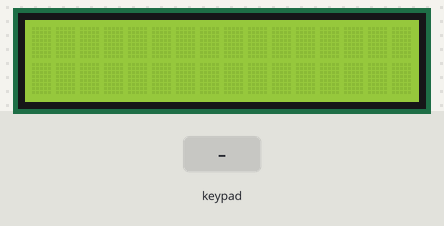
A sketch run on a simulated Arduino Uno, built with avr-gcc and run on an emulated ATmega328P. On the bench: 16×2 character LCD. Inputs (shaded band) come from the test bench. What the sketch prints to the serial monitor is not drawn.

Above: at 1.2 s.
1.3 s: keypad keys 7 + 5 = pressed 0.4 s apart
At 3.2 s:
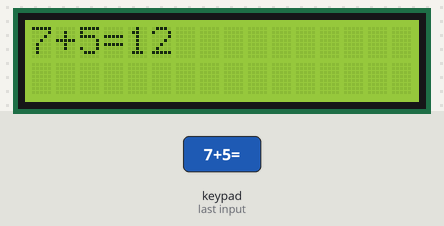
4.4 s: key '*' pressed
At 4.8 s:
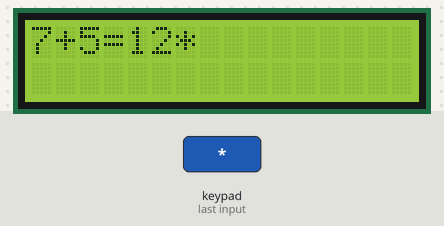
5.9 s: keypad keys 6 * 7 = pressed 0.4 s apart
At 7.9 s:
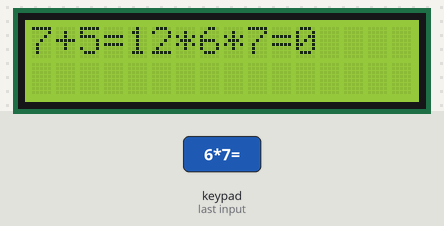
9.0 s: key '/' pressed
10.5 s: keypad keys 8 / 2 = pressed 0.4 s apart
At 12.2 s:
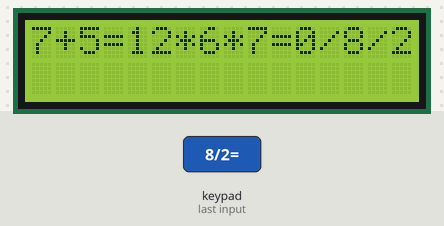
13.6 s: keypad keys 5 4 3 2 * pressed 0.4 s apart
At 16.6 s:
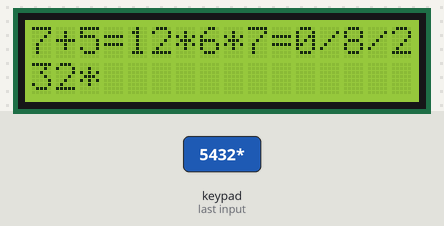
Timing chart, 0 to 18.1 s (numbered marks = the images above; inputs shaded):
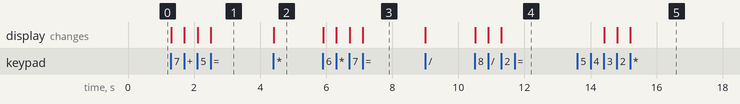

The sketch:

LCDKeypadCalculator.ino
```cpp
#include <Wire.h>
#include <LiquidCrystal_I2C.h>
#include <Key.h>
#include <Keypad.h>

int lcdposition = 0;
String operation = "";
String operation1 = "";
String operation2= "";

//rows and clumns
const byte ROWS = 4;
const byte COLS = 4;

char hexaKeys[ROWS][COLS] = {
  {'1', '2', '3', '+'},
  {'4', '5', '6', '-'},
  {'7', '8', '9', '*'},
  {'C', '0', '=', '/'}
};

byte rowPins[ROWS] = {5, 4, 3, 2};
byte colPins[COLS] = {9, 8, 7, 6};

Keypad customKeypad = Keypad(makeKeymap(hexaKeys), rowPins, colPins, ROWS, COLS);

LiquidCrystal_I2C lcd (0x27, 16, 2);


void setup() {
  // put your setup code here, to run once:
  Serial.begin(9600);
  Wire.begin();
  lcd.begin(16,2);
  lcd.clear();
  lcd.setCursor(0,0);
  lcd.backlight();
}

void loop() {
  // put your main code here, to run repeatedly:
  char custom = customKeypad.getKey();

  if(isIn(custom)) {
    printer(custom);
  }
}

void printer(char num) {
  if(num == 'C') {
    lcd.clear();
    lcd.setCursor(0,0);
    lcdposition = 0;
    operation = "";
    return;
  }
  if(lcdposition == 0) {
    lcd.setCursor(0,0);
    lcd.print(num);
    lcdposition++;
  }else if(lcdposition < 16){
    lcd.print(num);
    lcdposition++;
  } else if(lcdposition == 16) {
    lcd.setCursor(0,1);
    lcd.print(num);
    lcdposition++;
  } else if(lcdposition < 31) {
    lcd.print(num);
    lcdposition++;
  } else if(lcdposition == 31) {
    lcd.print(num);
    lcd.setCursor(0,0);
    lcdposition = 0;
  }
  if(num == '=') {
    int x = doMath(operation);
    lcd.print(x);
    operation = "";
  }
  operation+=num;
  Serial.println(operation);
}

bool isIn(char num) {
  for(int i =0; i < 4; i++) {
    for(int j=0; j<4 ;j++) {
      if(hexaKeys[i][j] == num) {
        return true;
      }
    }
  }
  return false;
}

int doMath(String exp) {
  int last = 0;
  int result = 0;
  char sign = 'x';
  for(int i = 0; i<exp.length(); i++) {
    char l = exp.charAt(i);

    if( ( l == '+' || l == '-' || l == '*' || l == '/') && last ==0 ) {
      result = exp.substring(last, i).toInt();
      last = i+1;
      sign = l;
    } else if(l == '+' || l == '-' || l == '*' || l == '/') {
      if(sign == '+' ) {
        result += exp.substring(last, i).toInt();
      }else if(sign == '-' ) {
        result -= exp.substring(last, i).toInt();
      }else if(sign == '*' ) {
        result *= exp.substring(last, i).toInt();
      }else if(sign == '/') {
        result /= exp.substring(last, i).toInt();
      }
      last = i+1;
      sign = l;
    }
  }
  if(sign == '+' ) {
        result += exp.substring(last).toInt();
  }else if(sign == '-' ) {
        result -= exp.substring(last).toInt();
  }else if(sign == '*' ) {
        result *= exp.substring(last).toInt();
  }else if(sign == '/') {
        result /= exp.substring(last).toInt();
  }
  return result;
}
```

Measured:
- after the input at 1.3 s, the display: first changes at once (image 1 shows a later state)
- after the input at 4.4 s, the display: changes at once (image 2)
- after the input at 5.9 s, the display: first changes at once (image 3 shows a later state)
- after the input at 10.5 s, the display: first changes at once (image 4 shows a later state)
- after the input at 13.6 s, the display: first changes after 0.81 s (image 5 shows a later state)
